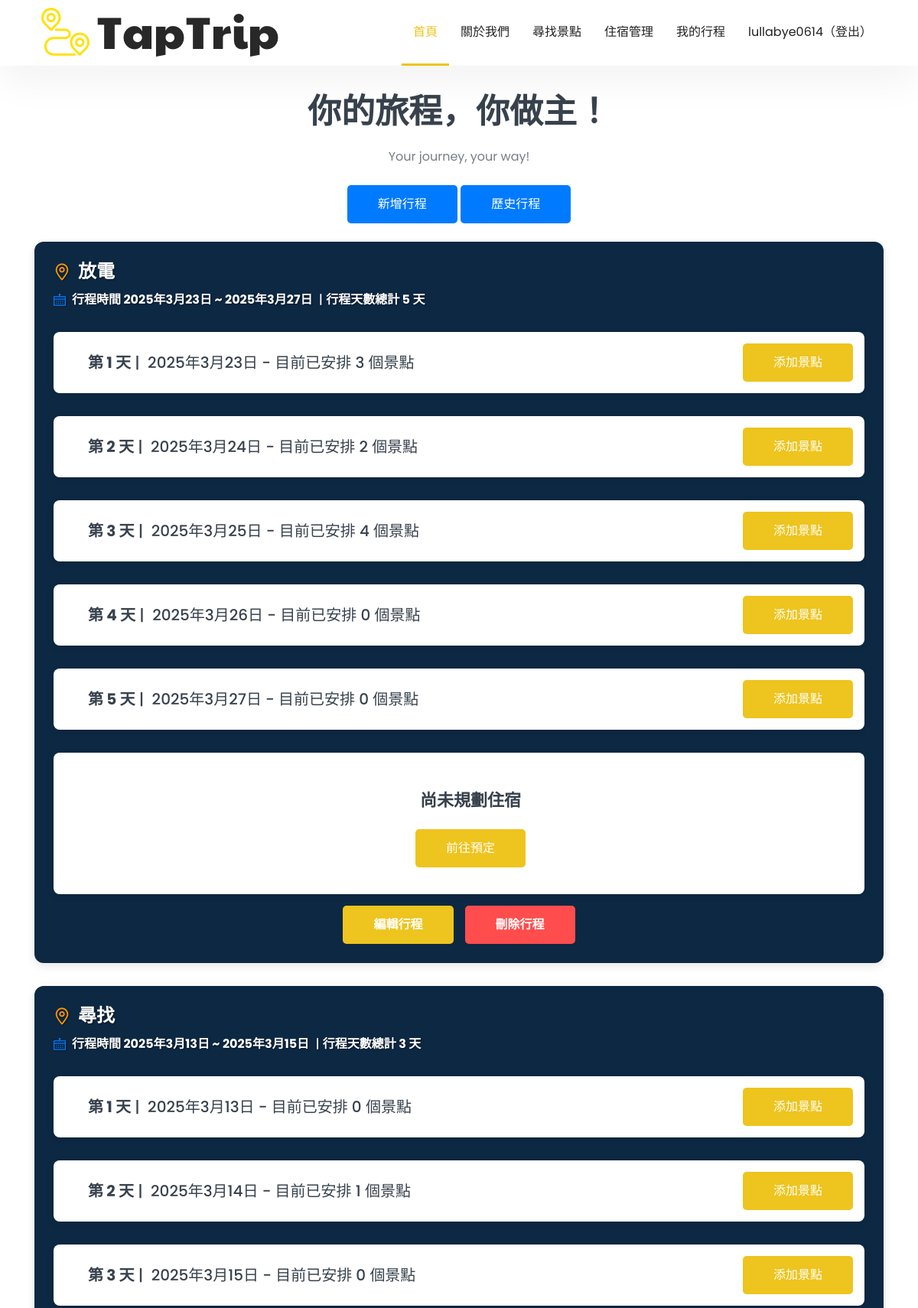
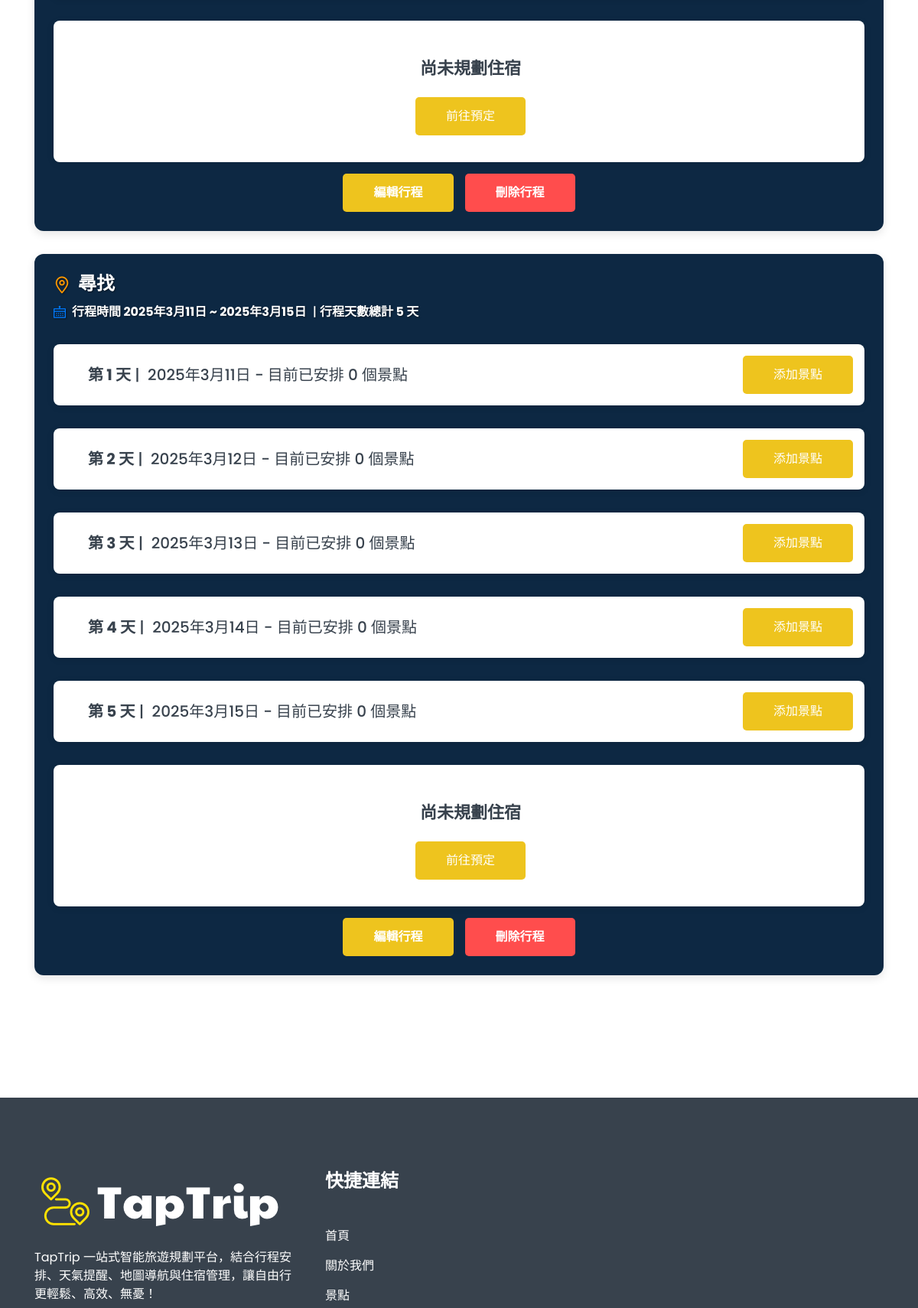
The app's page /trips/ (signed in, upper part) with its own data (2 pictures, top to bottom).
### trips/models.py (models this page shows, shortened)
class Trip(models.Model):
    STATUS_CHOICES = [
        ('draft', '草稿'),
        ('completed', '已完成'),
    ]
    name = models.CharField(max_length=255)
    user = models.ForeignKey(settings.AUTH_USER_MODEL, on_delete=models.CASCADE)
    start_date = models.DateField()
    end_date = models.DateField()
    status = models.CharField(max_length=10, choices=STATUS_CHOICES, default='draft')

class TripDay(models.Model):
    trip = models.ForeignKey(Trip, on_delete=models.CASCADE, related_name="days")
    date = models.DateField()
    attractions = models.ManyToManyField(Attraction, through="TripDayAttraction", blank=True)  # ✅ 正確的 M2M 設定

### trips/views.py (the view, shortened to what this page needs)
# urls.py: path('trips/', list_trips, name='list_trips'),
def list_trips(request):
    draft_trips = Trip.objects.filter(user=request.user, status='draft')
    if not draft_trips:
        message = "目前還沒有建立任何行程"
        return render(request, "create_trip.html", {"message": message})
    trip_data = []
    for trip in draft_trips:
        trip_days = TripDay.objects.filter(trip=trip).order_by("date")
        total_days = (trip.end_date - trip.start_date).days + 1
        days_data = []
        for day in trip_days:
            attraction_count = TripDayAttraction.objects.filter(trip_day=day).count()  # ✅ 修正這裡的查詢方式
            days_data.append({
                "id": day.id,
                "date": day.date,
                "attraction_count": attraction_count
            })
        lodgings = Lodging.objects.filter(trip=trip)  # `Lodging` 直接存 trip
        lodging_data = []
        trip_data.append({
            "trip": trip,
            "total_days": total_days,
            "days": days_data,
            "has_lodging": lodgings.exists(),
            "lodgings": lodging_data
        })
    return render(request, "mytrips.html", {"trip_data": trip_data})

### trips/templates/mytrips.html (shortened to what this page needs)
{% load static %}
<!doctype html>
<html class="no-js" lang="en">
<head>
	<link rel="stylesheet" href="{% static 'lodging/assets/css/magnific-popup.css' %}">
	<link rel="stylesheet" href="{% static 'lodging/assets/css/slick.css' %}">
    <link rel="stylesheet" href="{% static 'lodging/assets/css/animate.css' %}">
    <link rel="stylesheet" href="{% static 'lodging/assets/css/nice-select.css' %}">
    <link rel="stylesheet" href="{% static 'lodging/assets/css/LineIcons.2.0.css' %}">
    <link rel="stylesheet" href="{% static 'lodging/assets/css/bootstrap.4.5.2.min.css' %}">
    <link rel="stylesheet" href="{% static 'lodging/assets/css/default.css' %}">
    <link rel="stylesheet" href="{% static 'lodging/assets/css/style.css' %}">
</head>
<body>
    <section class="header_area">
        <div class="header_navbar sticky">
            <div class="container">
                <div class="row">
                    <div class="col-lg-12">
                        <nav class="navbar navbar-expand-lg">
                            <a class="navbar-brand" href="{% if request.user.is_authenticated %}/home{% else %}/{% endif %}">
                                <img src="{% static 'lodging/assets/images/logo2.png' %}" alt="Logo">
                            </a>
                            <div class="collapse navbar-collapse sub-menu-bar" id="navbarSupportedContent">
                                <ul id="nav" class="navbar-nav ml-auto">
                                    <li class="nav-item active">
                                        <a class="page-scroll" href="/home">首頁</a>
                                    </li>
                                    <li class="nav-item">
                                        <a class="page-scroll" href="{% if request.user.is_authenticated %}/home#about{% else %}/#about{% endif %}">關於我們</a>
                                    </li>
                                    <li class="nav-item">
                                        <a class="page-scroll" href="{% if request.user.is_authenticated %}/findattractions{% else %}/showattractions{% endif %}">尋找景點</a>
                                    </li>
                                    <li class="nav-item">
                                        <a class="page-scroll" href="/lodging">住宿管理</a>
                                    </li>
                                    <li class="nav-item">
                                        <a class="page-scroll" href="/trips">我的行程</a>
                                    </li>
                                    <li class="nav-item" id="user-menu">
                                    </li>
                                </ul>
                            </div>
                        </nav>
                    </div>
                </div>
            </div>
        </div>
    </section>
<section id="blog" class="blog_area pt-120 pb-130">
    <div class="container">
        <div class="row justify-content-center">
            <div class="col-lg-6">
                <div class="section_title text-center pb-25">
                    <h3 class="title">你的旅程，你做主！</h3>
                    <p>Your journey, your way!</p>
                </div>
            </div>
        </div>
        <div>
            <div class="more-info-btn-container">
                <a class="main-btn more-info-btn" href="/create" target="_blank">
                    新增行程
                </a>
                <a class="main-btn more-info-btn" href="/create" target="_blank">
                    歷史行程
                </a>
            </div>
        </div>
        <br>
        {% for item in trip_data %}
            <div id="trip-{{ item.trip.id }}" class="trip_section">
                <div class="trip_header d-flex justify-content-between align-items-center">
                    <div class="trip_info">
                        <h3 class="trip_title">
                            <i class="lni lni-map-marker"></i> <strong>{{ item.trip.name }}</strong>
                        </h3>
                        <p class="trip_time">
                            <i class="lni lni-calendar"></i> <strong>行程時間 {{ item.trip.start_date }} ~ {{ item.trip.end_date }}</strong>
                            <span class="separator">  | <strong>行程天數總計 {{ item.total_days }} 天</strong></span>
                        </p>
                    </div>
                </div>
                {% for day in item.days %}
                <div class="single_blog d-sm-flex mt-30 align-items-center justify-content-between">
                    <div class="blog_content blog_content_2 media-body">
                        <h4 class="blog_title">
                            <strong>第 {{ forloop.counter }} 天</strong> |&nbsp;  {{ day.date }} - 目前已安排 {{ day.attraction_count }} 個景點
                        </h4>
                    </div>
                    <div>
                        <a href="/findattractions/?selected_trip={{ item.trip.id }}" class="main-btn">添加景點</a>
                    </div>
                </div>
                {% endfor %}
                <div class="single_blog d-sm-flex mt-30">
                    <div class="blog_content blog_content_2 media-body">
                        {% if item.has_lodging %}
                            <h4 class="booking-title">
                                <strong>行程已預定的住宿：</strong>
                            </h4>
                            <ul class="lodging-list">
                                {% for lodging in item.lodgings %}
                                    <li class="have-booking d-flex align-items-center">
                                        <div class="lodging-image">
                                            <img src="{{ lodging.image }}" alt="{{ lodging.name }}">
                                        </div>
                                        <div class="lodging-info">
                                            <strong>{{ lodging.name }}</strong>
                                            地點: {{ lodging.address }}
                                            <br>入住日期: {{ lodging.checkin }} | 退房日期: {{ lodging.checkout }}
                                            <p class="reminder-message" style="color: red; font-size: 14px;">
                                            **重要提示：住宿資訊僅供參考非正式預訂，請前往 > Booking 網站完成實際訂房。**
                                            </p>
                                        </div>
                                        <div>
                                            <a class="icon-btn" href="{{ lodging.link }}" target="_blank">
                                                <i class="lni lni-chevron-right"></i>
                                            </a>
                                        </div>
                                    </li>
                                    <hr>
                                {% endfor %}
                            </ul>
                        {% else %}
                            <div class="no-booking">
                                <h4>尚未規劃住宿</h4>
                                <br>
                                <a href="/booking/?checkin={{ item.trip.start_date|date:'Y-m-d' }}&checkout={{ item.trip.end_date|date:'Y-m-d' }}&trip={{ item.trip.name }}" class="main-btn">
                                    前往預定
                                </a>
                            </div>
                        {% endif %}
                    </div>
                </div>
                <div class="btn-group">
                    <a href="/findattractions/?selected_trip={{ item.trip.id }}" target="_blank" class="main-btn"><strong>編輯行程</strong></a>
                    <button class="main-btn delete-btn" onclick="deleteTrip({{ item.trip.id }})">
                    <strong>刪除行程</strong>
                    </button>
                </div>
            </div>
        {% endfor %}
    </div>
</section>
    <section id="footer" class="footer_area">
        <div class="footer_widget pt-50 pb-130">
            <div class="container">
                <div class="row">
                    <div class="col-lg-4 col-md-6 order-md-1 order-lg-1">
                        <div class="footer_about mt-50">
                            <a href="/home"><img src="/static/assets/images/logo.png" alt="logo"></a>
                            <p>TapTrip 一站式智能旅遊規劃平台，結合行程安排、天氣提醒、地圖導航與住宿管理，讓自由行更輕鬆、高效、無憂！</p>
                        </div>
                    </div>
                    <div class="col-lg-4 col-md-12 order-md-3 order-lg-2">
                        <div class="footer_link_wrapper d-flex flex-wrap">
                            <div class="footer_link mt-45">
                                <h4 class="footer_title"><strong>快捷連結</strong></h4>
                                <ul class="link">
                                    <li><a href="{% if request.user.is_authenticated %}/home{% else %}/{% endif %}">首頁</a></li>
                                    <li><a href="{% if request.user.is_authenticated %}/home#about{% else %}/#about{% endif %}">關於我們</a></li>
                                    <li><a href="{% if request.user.is_authenticated %}/home#attractions{% else %}/#attractions{% endif %}">景點</a></li>
                                </ul>
                            </div>
                        </div>
                    </div>
                </div>
            </div>
        </div>
    </section>
</body>
</html>

### lodging/static/assets/css/default.css (style rules this page uses)
.mt-30 { margin-top: 30px; }
.mt-45 { margin-top: 45px; }
.mt-50 { margin-top: 50px; }
.pt-50 { padding-top: 50px; }
.pt-120 { padding-top: 120px; }
.pb-25 { padding-bottom: 25px; }
.pb-130 { padding-bottom: 130px; }

### lodging/static/assets/css/style.css (style rules this page uses)
body { font-family:"Poppins",sans-serif;font-weight:normal;font-style:normal;color:#747e88 }
* { margin:0;padding:0;-webkit-box-sizing:border-box;box-sizing:border-box }
img { max-width:100% }
a { color:#eec41e }
i,span,a { display:inline-block }
audio,canvas,iframe,img,svg,video { vertical-align:middle }
h1,h2,h3,h4,h5,h6 { font-family:"Poppins",sans-serif;font-weight:700;color:#38424d;margin:0 }
h3 { font-size:28px }
h4 { font-size:22px }
ul,ol { margin:0;padding:0;list-style-type:none }
p { font-size:16px;font-weight:400;line-height:24px;color:#747e88;margin:0 }
.main-btn { display:inline-block;font-weight:500;text-align:center;white-space:nowrap;vertical-align:middle;-webkit-user-select:none;-moz-user-select:none;-ms-user-select:none;user-select:none;border:0;padding:0 40px;font-size:16px;height:50px;line-height:50px;border-radius:5px;color:#fff;cursor:pointer;z-index:5;-webkit-transition:all .4s ease-out 0s;transition:all .4s ease-out 0s;background-color:#eec41e }
.section_title .title { font-size:44px;font-weight:600 }
.section_title p { margin-top:20px }
.header_navbar { position:absolute;top:0;left:0;width:100%;z-index:99;-webkit-transition:all .3s ease-out 0s;transition:all .3s ease-out 0s;border-bottom:2px solid rgba(255,255,255,.21) }
.sticky { position:fixed;z-index:99;background-color:#fff;-webkit-box-shadow:0 20px 50px 0 rgba(0,0,0,.05);box-shadow:0 20px 50px 0 rgba(0,0,0,.05);-webkit-transition:all .3s ease-out 0s;transition:all .3s ease-out 0s }
.sticky .navbar { padding:0 }
.navbar { padding:0;border-radius:5px;position:relative;-webkit-transition:all .3s ease-out 0s;transition:all .3s ease-out 0s }
.navbar-brand { padding:0 }
.navbar-nav .nav-item { position:relative }
.navbar-nav .nav-item a { font-size:16px;font-weight:400;color:#fff;-webkit-transition:all .3s ease-out 0s;transition:all .3s ease-out 0s;padding:30px 15px;position:relative }
.navbar-nav .nav-item a::before { position:absolute;content:'';bottom:-2px;left:0;width:0;height:3px;background-color:#eec41e;-webkit-transition:all .3s ease-out 0s;transition:all .3s ease-out 0s }
.navbar-nav .nav-item.active>a::before,.navbar-nav .nav-item:hover>a::before { width:100% }
.sticky .navbar-nav .nav-item a { color:#222 }
.sticky .navbar-nav .nav-item.active>a,.sticky .navbar-nav .nav-item:hover>a { color:#eec41e }
.single_blog { padding:30px;-webkit-box-shadow:0 0 22px 0 rgba(173,206,243,.1);box-shadow:0 0 22px 0 rgba(173,206,243,.1);-webkit-transition:all .3s ease-out 0s;transition:all .3s ease-out 0s }
.single_blog .blog_content { padding-top:25px }
.single_blog .blog_content_2 { padding-left:30px;padding-top:0 }
.footer_area { background-color:#38424d }
.footer_about p { color:#fff;margin-top:25px }
.footer_title { font-size:24px;font-weight:500;color:#fff }
.footer_link { width:50% }
.footer_link .link { padding-top:30px }
.footer_link .link li { margin-top:15px }
.footer_link .link li a { font-size:16px;color:#fff;-webkit-transition:all .3s ease-out 0s;transition:all .3s ease-out 0s }

### records on screen
Trip: trip.name "放電", trip.start_date "2025年3月23日", trip.end_date "2025年3月27日", total_days "5", attraction_count "3" "2" "4" "0" "0"
TripDay: date "2025年3月23日"
TripDay: date "2025年3月24日"
TripDay: date "2025年3月25日"
TripDay: date "2025年3月26日"
TripDay: date "2025年3月27日"
Trip: trip.name "尋找", trip.start_date "2025年3月13日", trip.end_date "2025年3月15日", total_days "3", attraction_count "0" "1" "0"
TripDay: date "2025年3月13日"
TripDay: date "2025年3月14日"
TripDay: date "2025年3月15日"
Trip: trip.name "尋找", trip.start_date "2025年3月11日", trip.end_date "2025年3月15日", total_days "5", attraction_count "0" "0" "0" "0" "0"
TripDay: date "2025年3月11日"
TripDay: date "2025年3月12日"
TripDay: date "2025年3月13日"
TripDay: date "2025年3月14日"
TripDay: date "2025年3月15日"
